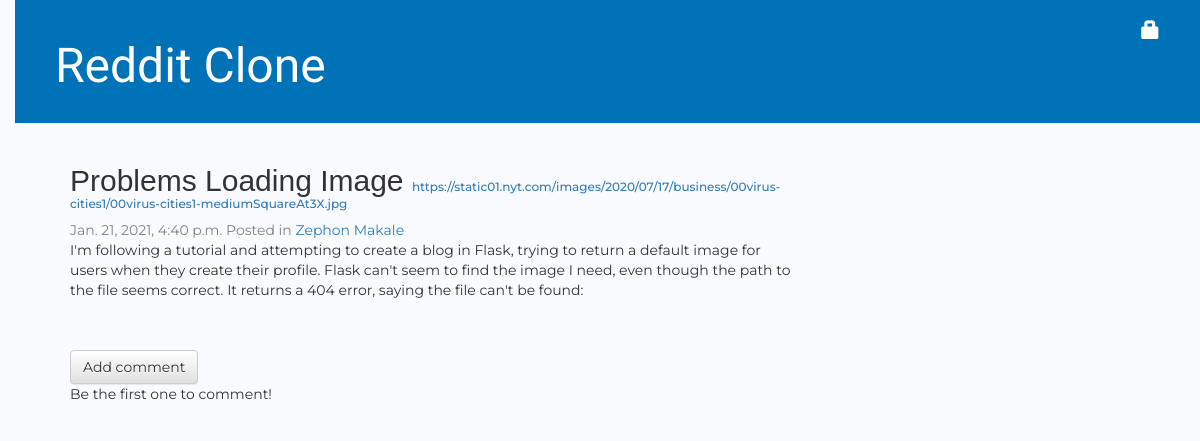
Page /post/ad2d814a-1caa-4daa-b472-1ee10dcf7c98/ on the earlier database version.
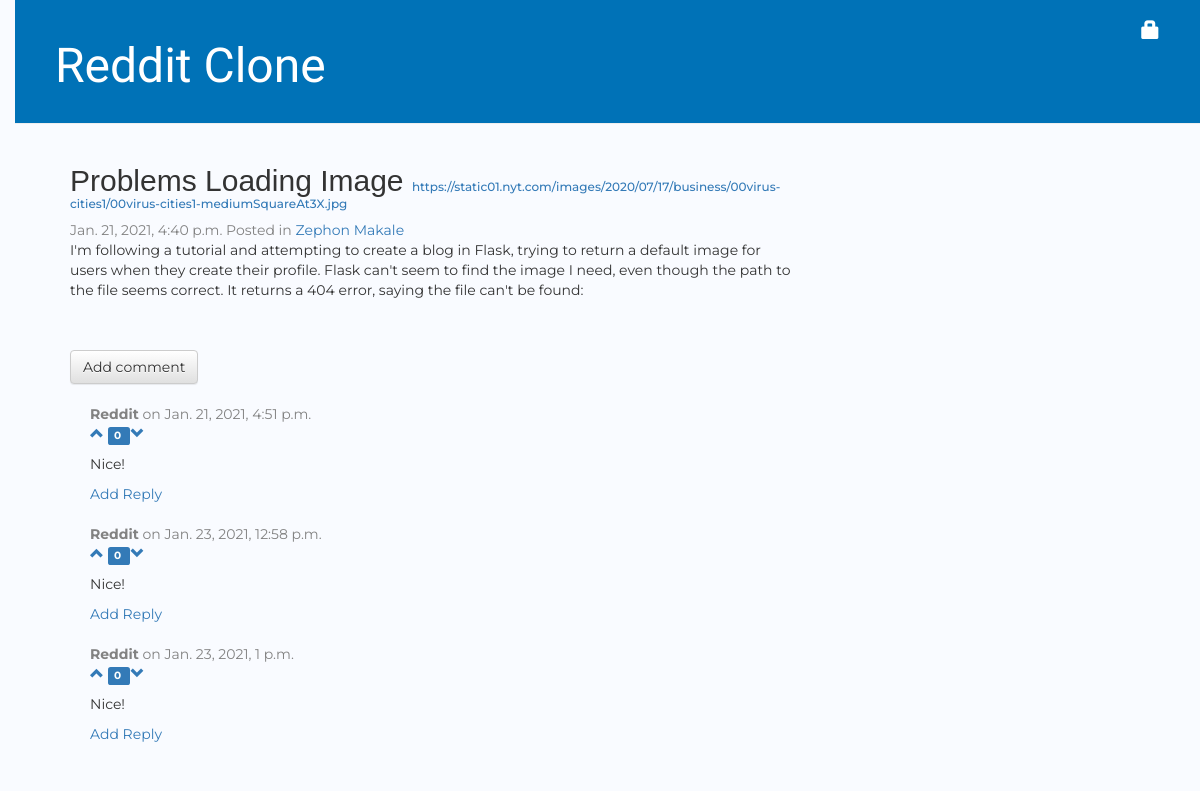
Same page on the later database version.
### reddit/models.py (models this page shows, shortened)
class BaseModel(models.Model):
    eid = models.UUIDField(primary_key=True, default=uuid.uuid4, editable=False)
    date_created = models.DateTimeField(auto_now_add=True, db_index=True)
    class Meta: abstract = True

class SubReddit(BaseModel):
    name = models.CharField(max_length=200)
    posts = models.ManyToManyField('Post', related_name='subreddits', blank=True, through='SubRedditPost')
    cover_image_url = models.URLField('Cover Image URL', max_length=200, blank=True, null=True )
    moderators = models.ManyToManyField(settings.AUTH_USER_MODEL, related_name='subreddits_moderated')

class Votable(BaseModel):
    upvote_count = models.PositiveIntegerField(default=0)
    downvote_count = models.PositiveIntegerField(default=0)
    class Meta: abstract = True
    def get_user_vote(self, user):
        if not user or not user.is_authenticated: return None
        uv = UserVote.get_or_none(voter=voter, object_id = self.eid)
        if not uv: return None
        if uv.vote_type == UserVote.UP_VOTE: return 1
        else: return -1
    def get_score(self):
        return self.upvote_count - self.downvote_count

class Comment(Votable):
    post = models.ForeignKey(Post, related_name='comments', on_delete=models.CASCADE)
    author = models.ForeignKey(settings.AUTH_USER_MODEL, related_name='comments_authored', on_delete=models.CASCADE)
    text = models.TextField()
    parent = models.ForeignKey('self', related_name='children', null=True, blank=True, on_delete=models.CASCADE)

### reddit/views.py (the view)
# urls.py: path('post/<uuid:pk>/', views.post_detail, name='post_detail'),
def post_detail(request, pk):
    post = get_object_or_404(Post, pk=pk)
    return render(request, 'reddit/post_detail.html', {'post': post})

### reddit/models.py (called while the page is built)
    def children(self):
        return self.comments.filter(parent=None)

### reddit/templatetags/filters.py (called while the page is built)
@register.filter
def user_has_voted(el, user):
    return el.get_user_vote(user)

### templates/reddit/post_detail.html (shortened to what this page needs)
{% extends 'reddit/base.html' %}
{% block content %}
    <div class="post">
        <h2>{{ post.title }}
            {% if post.url %}
                <span class="url"><a href="{{post.url}}">{{post.url}}</a>
            {% endif %}
        </h2>
        <div class="date">
            {{ post.date_created }}
            {% include "reddit/subs_posted.html" with post=post %}
        </div>
        <p>{{ post.text|linebreaksbr }}</p>
    </div>
    <a class="btn btn-default" href="{% url 'add_comment_to_post' pk=post.pk%}">Add comment</a>
    {% if post.comment_count > 0 %}
        {% include "reddit/comment.html" with comments=post.children.all %}
    {% else %}
        <p>Be the first one to comment!</p>
    {% endif %}
{% endblock %}

### templates/reddit/subs_posted.html
{%if post.subreddits.count %}
    <span>Posted in</span>
    {% for sub in post.subreddits.all %}
        <a href="{% url 'sub_detail' pk=sub.pk %}">{{ sub.name }}</a>
    {% endfor %}
{%endif%}

### templates/reddit/comment.html (shortened to what this page needs)
{% block content %}
    {% for comment in comments %}
        <div class="comment">
            <div class="date"> <strong>{{ comment.author }}</strong> on {{ comment.date_created }}</div>
            {% include "reddit/vote.html" with el=comment %}
            <p>{{ comment.text|linebreaks }}</p>
            <a href="{% url 'add_reply_to_comment' pk=post.pk parent_pk=comment.pk %}">Add Reply</a>
        </div>
    {% endfor %}
{% endblock %}

### templates/reddit/vote.html
{% load filters %}
    <a class="glyphicon glyphicon-chevron-up"
        {% if el|user_has_voted:user == 1%}
            text-success
        {% else %}
            text-muted
        {% endif %}
            href="{% url 'upvote' pk=el.pk%}">
    </a>
    <span class="label label-primary">
        {{ el.get_score }}
    </span>
    <a class="glyphicon glyphicon-chevron-down"
        {% if el|user_has_voted:user == -1 %}
            text-success
        {% else %}
            text-muted
        {% endif %}
            href="{% url 'downvote' pk=el.pk %}">
    </a>

Differences in the rows shown:
changed Post "Problems Loading Image": comment_count 0 → 2 (drawn)
now on this page (row unchanged): Comment: author "Reddit", date_created "Jan. 21, 2021, 4:51 p.m.", get_score "0", text "Nice!"
added Comment: author "Reddit", date_created "Jan. 23, 2021, 12:58 p.m.", get_score "0", text "Nice!"
added Comment: author "Reddit", date_created "Jan. 23, 2021, 1 p.m.", get_score "0", text "Nice!"
Other differences:
text no longer shown: "Be the first one to comment!"
